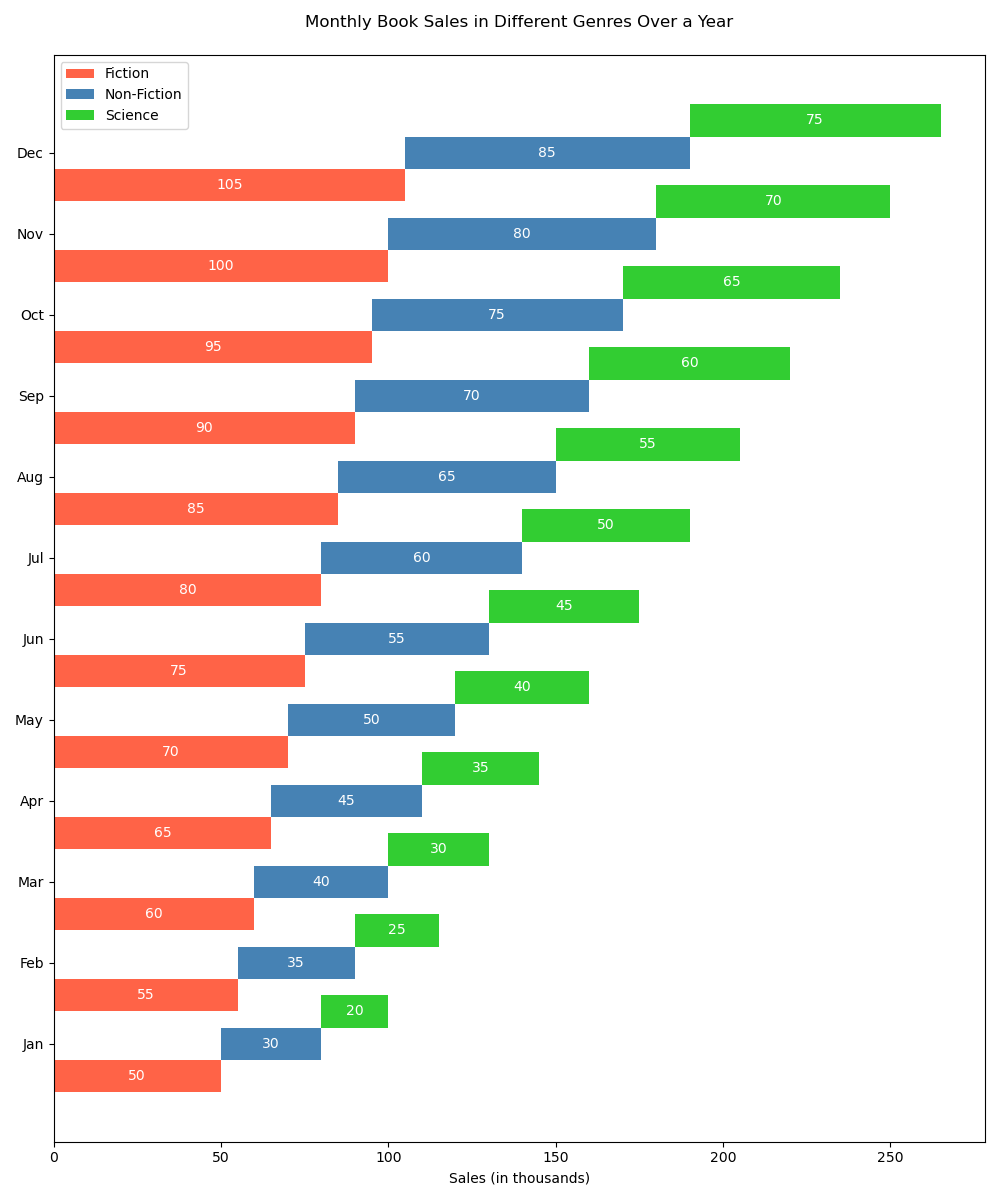

Recreate this plot in Python.

import matplotlib.pyplot as plt

# Data
categories = ['Fiction', 'Non-Fiction', 'Science']
months = ['Jan', 'Feb', 'Mar', 'Apr', 'May', 'Jun', 'Jul', 'Aug', 'Sep', 'Oct', 'Nov', 'Dec']
fiction = [50, 55, 60, 65, 70, 75, 80, 85, 90, 95, 100, 105]
non_fiction = [30, 35, 40, 45, 50, 55, 60, 65, 70, 75, 80, 85]
science = [20, 25, 30, 35, 40, 45, 50, 55, 60, 65, 70, 75]

# Colors
colors_fiction = '#FF6347'
colors_non_fiction = '#4682B4'
colors_science = '#32CD32'

# Plotting
fig, ax = plt.subplots(figsize=(10, 12))  # Change the figure size

bar_height = 0.4  # Change the height of the bars

x_positions = range(len(months))
bar_positions_fiction = [pos - bar_height for pos in x_positions]
bar_positions_non_fiction = x_positions
bar_positions_science = [pos + bar_height for pos in x_positions]

ax.barh(bar_positions_fiction, fiction, bar_height, label='Fiction', color=colors_fiction)
ax.barh(bar_positions_non_fiction, non_fiction, bar_height, left=fiction, label='Non-Fiction', color=colors_non_fiction)
ax.barh(bar_positions_science, science, bar_height, left=[x + y for x, y in zip(fiction, non_fiction)], label='Science', color=colors_science)

ax.set_xlabel('Sales (in thousands)')
ax.set_title('Monthly Book Sales in Different Genres Over a Year', pad=20)
ax.set_yticks(x_positions)
ax.set_yticklabels(months)
ax.legend()

# Add numerical labels
for index, value in enumerate(fiction):
    ax.text(value/2, bar_positions_fiction[index], str(value), ha='center', va='center', color='white')
for index, value in enumerate(non_fiction):
    ax.text(fiction[index] + value/2, bar_positions_non_fiction[index], str(value), ha='center', va='center', color='white')
for index, value in enumerate(science):
    ax.text(fiction[index] + non_fiction[index] + value/2, bar_positions_science[index], str(value), ha='center', va='center', color='white')

plt.tight_layout()
plt.show()
